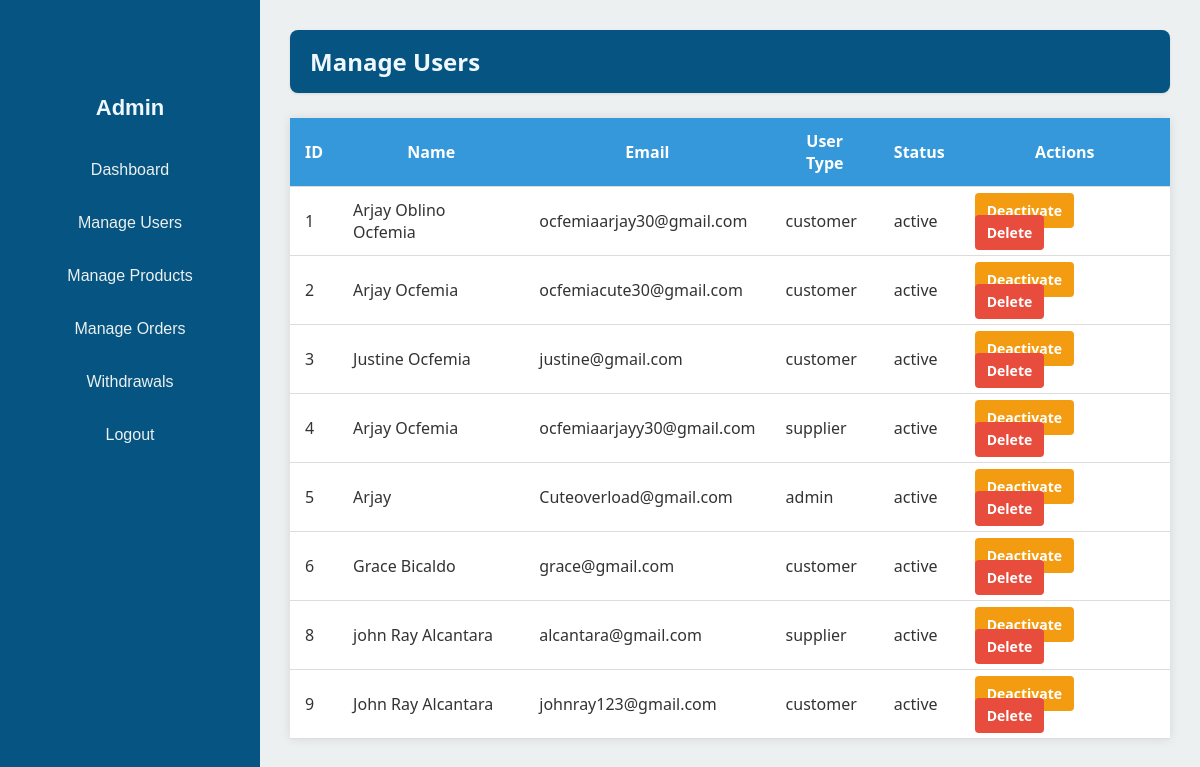
The page /Gravity/manage_users.php (signed in) on the database its author committed.
### tables this page shows
CREATE TABLE `users` (
  `id` int(11) NOT NULL,
  `fullname` varchar(255) NOT NULL,
  `username` varchar(100) NOT NULL,
  `email` varchar(255) NOT NULL,
  `phone` varchar(20) NOT NULL,
  `password` varchar(255) NOT NULL,
  `user_type` enum('customer','supplier','admin') NOT NULL DEFAULT 'customer',
  `address` varchar(100) NOT NULL,
  `balance` decimal(11,2) NOT NULL
);

### Gravity/manage_users.php (the view, shortened to what this page needs)
<?php
include "db_connect.php";
$sql = "SELECT * FROM users";
$result = $conn->query($sql);
?>
<!DOCTYPE html>
<html lang="en">
<head>
    <link rel="stylesheet" href="manage_users.css">
</head>
<body>
    <div class="dashboard-container">
    <aside class="sidebar">
            <h2>Admin</h2>
            <ul>
                <li><a href="owner_dashboard.php">Dashboard</a></li>
                <li><a href="manage_users.php">Manage Users</a></li>
                <li><a href="owner_manage_products.php">Manage Products</a></li>
                <li><a href="owner_manage_orders.php">Manage Orders</a></li>
                <li><a href="owner_withdrawal.php">Withdrawals</a></li>
                <li><a href="logout.php">Logout</a></li>
            </ul>
        </aside>
        <main class="main-content">
            <header class="topbar">
                <h2>Manage Users</h2>
            </header>
            <section class="manage-section">
                <table class="styled-table">
                    <thead>
                        <tr>
                            <th>ID</th>
                            <th>Name</th>
                            <th>Email</th>
                            <th>User Type</th>
                            <th>Status</th>
                            <th>Actions</th>
                        </tr>
                    </thead>
                    <tbody>
                        <?php while ($row = $result->fetch_assoc()): ?>
                        <tr>
                            <td><?php echo htmlspecialchars($row['id']); ?></td>
                            <td><?php echo htmlspecialchars($row['fullname']); ?></td>
                            <td><?php echo htmlspecialchars($row['email']); ?></td>
                            <td><?php echo htmlspecialchars($row['user_type']); ?></td>
                            <td><?php echo htmlspecialchars($row['status'] ?? 'active'); ?></td>
                            <td>
                                <?php if (($row['status'] ?? 'active') === 'active'): ?>
                                    <a href="manage_users.php?action=deactivate&id=<?php echo $row['id']; ?>" class="btn-warning" onclick="return confirm('Deactivate this user?')">Deactivate</a>
                                <?php else: ?>
                                    <a href="manage_users.php?action=activate&id=<?php echo $row['id']; ?>" class="btn-success" onclick="return confirm('Activate this user?')">Activate</a>
                                <?php endif; ?>
                                <a href="manage_users.php?action=delete&id=<?php echo $row['id']; ?>" class="btn-danger" onclick="return confirm('Delete this user?')">Delete</a>
                            </td>
                        </tr>
                        <?php endwhile; ?>
                    </tbody>
                </table>
            </section>
        </main>
    </div>
</body>
</html>

### Gravity/manage_users.css (style rules this page uses)
html, body { height: 100%; overflow: hidden; margin: 0; font-family: 'Segoe UI', Tahoma, Geneva, Verdana, sans-serif; background-color: #f4f6f8; color: #333; }
.dashboard-container { display: flex; height: 100vh; }
.sidebar { width: 220px; background-color: #055481; padding: 70px 20px 20px 20px; flex-shrink: 0; display: flex; flex-direction: column; align-items: center; height: 100vh; overflow: hidden; }
.main-content { flex: 1; padding: 30px; background-color: #ecf0f1; height: 100vh; overflow-y: auto; }
.sidebar h2 { padding-top: 20px; font-family: Verdana, Geneva, Tahoma, sans-serif; color: aliceblue; margin-top: 5px; margin-bottom: 30px; font-size: 22px; text-align: center; width: 100%; }
.sidebar ul { list-style: none; padding: 0; margin: 0; width: 100%; display: flex; flex-direction: column; align-items: center; }
.sidebar ul li { width: 100%; margin-bottom: 15px; display: flex; justify-content: center; }
.sidebar ul li a { font-family:Arial, Helvetica, sans-serif; color: #ecf0f1; text-decoration: none; padding: 10px; display: inline-block; border-radius: 4px; text-align: center; width: 100%; max-width: 160px; }
.topbar { background-color: #055481; padding: 15px 20px; border-radius: 8px; box-shadow: 0 1px 3px rgba(0,0,0,0.1); margin-bottom: 25px; }
.topbar h2 { font-family:'Segoe UI', Tahoma, Geneva, Verdana, sans-serif; margin: 0; font-size: 24px; color: aliceblue; }
.styled-table { width: 100%; border-collapse: collapse; margin-top: 20px; background-color: white; box-shadow: 0 0 10px rgba(0, 0, 0, 0.1); }
.styled-table th, .styled-table td { padding: 12px 15px; border-bottom: 1px solid #ddd; text-align: left; }
.styled-table th { text-align: center; }
.styled-table thead { background-color: #3498db; color: white; }
.btn-warning, .btn-success, .btn-danger { text-decoration: none; padding: 8px 12px; border-radius: 4px; margin-right: 5px; font-size: 14px; font-weight: bold; color: white; transition: background-color 0.3s ease; }
.btn-warning { background-color: #f39c12; }
.btn-danger { background-color: #e74c3c; }

### rows shown on the page
users: id "1", fullname "Arjay Oblino Ocfemia", email "ocfemiaarjay30@gmail.com", user_type "customer", status "active"
users: id "2", fullname "Arjay Ocfemia", email "ocfemiacute30@gmail.com", user_type "customer", status "active"
users: id "3", fullname "Justine Ocfemia", email "justine@gmail.com", user_type "customer", status "active"
users: id "4", fullname "Arjay Ocfemia", email "ocfemiaarjayy30@gmail.com", user_type "supplier", status "active"
users: id "5", fullname "Arjay", email "Cuteoverload@gmail.com", user_type "admin", status "active"
users: id "6", fullname "Grace Bicaldo", email "grace@gmail.com", user_type "customer", status "active"
users: id "8", fullname "john Ray Alcantara", email "alcantara@gmail.com", user_type "supplier", status "active"
users: id "9", fullname "John Ray Alcantara", email "johnray123@gmail.com", user_type "customer", status "active"
